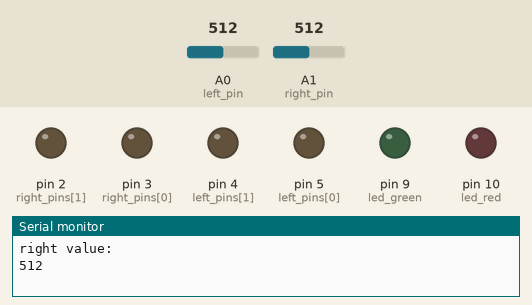
Simulated run of this sketch. Board: Arduino Uno, built with avr-gcc and run on an emulated ATmega328P. Shown: output pins drawn as LEDs (lit = HIGH), the last lines printed to the serial monitor. The inputs (shaded band) are chosen by the test bench; at power-on: A0 (left_pin) = 512, A1 (right_pin) = 512.

Above: at 2.2 s.
2.3 s: A0 (left_pin) set to 157
6.2 s: A0 (left_pin) set to 140
At 10.2 s:
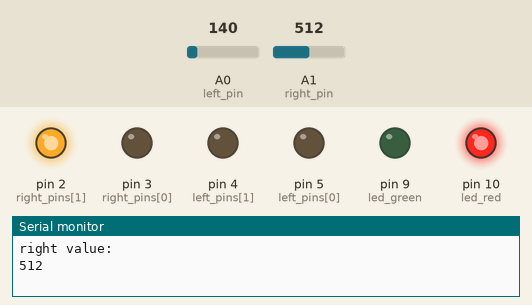
10.5 s: A0 (left_pin) set to 160
At 13.4 s:
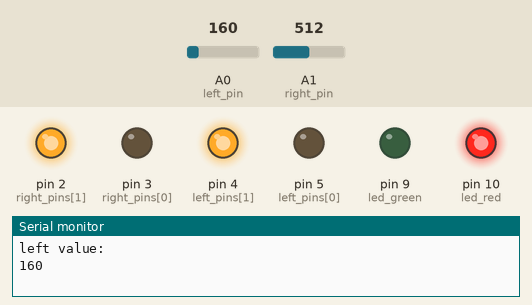
14.5 s: A1 (right_pin) set to 162
18.2 s: A1 (right_pin) set to 136
At 22.0 s:
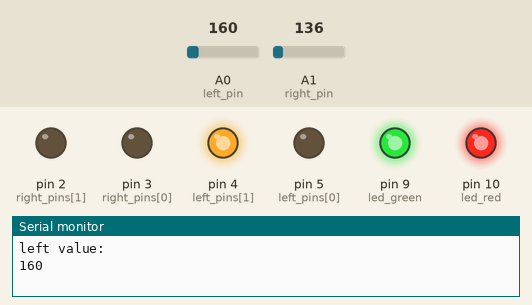
22.5 s: A1 (right_pin) set to 306
At 26.4 s:
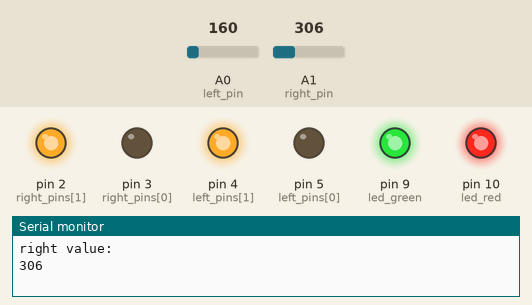
Timing chart, 0 to 27.5 s (numbered marks = the images above; inputs shaded):
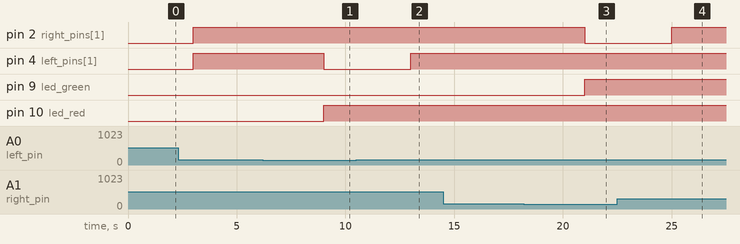

The sketch:

Line_Following.ino
```cpp
/*Using Photo Sensors to Control Differential Steering

white left range: 230-260
white right range: 230-260
left black range: 150-180
right black range: 160-190
red range: 590-620
*/

int left_pins[] = {5,4};
int right_pins[] = {3,2};

int led_red = 10;
int led_green = 9;

const int min_PWM = 64;
const int max_PWM = 128;

const int left_pin = A0;
const int right_pin = A1;
int j = 0;

int threshold = 0;

void setup()
{
  Serial.begin(9600);
  delay(1000);

  for(int i = 0; i < 2; i++)
  {
    pinMode(left_pins[i],OUTPUT);
    pinMode(right_pins[i],OUTPUT);
  }
  pinMode(led_red,OUTPUT);
  pinMode(led_green,OUTPUT);
}

void loop()
{

  int left_val = analogRead(left_pin);
  int right_val = analogRead(right_pin);

  Serial.println("left value: ");
  Serial.println(left_val);
  Serial.println(' ');
  delay(1000);

  Serial.println("right value: ");
  Serial.println(right_val);
  Serial.println(' ');
  delay(1000);

  if(left_val < 150 && right_val > 150)
  {
    digitalWrite(led_red,HIGH);
    Turn_left_off();
  }

  else if(right_val < 150 && left_val > 150)
  {
    digitalWrite(led_green,HIGH);
    Turn_right_off();
  }

  else if(right_val < 150 && left_val < 150)
  {
    j++;
    Serial.print(right_val<150);
    Serial.print(left_val<150);
    Serial.print("I;m gere");
    Serial.print("You have now passed ");
    Serial.print(j);
    Serial.println(" lines");
  }

  else
  {
    Drive_fwd();
  }


}

void Drive_fwd()
{
  Serial.println("Driving Forward");
  digitalWrite(left_pins[0],LOW);
  digitalWrite(left_pins[1],HIGH);
  digitalWrite(right_pins[0],LOW);
  digitalWrite(right_pins[1],HIGH);
}

void Drive_bwd()
{

  digitalWrite(left_pins[0],HIGH);
  digitalWrite(left_pins[1],LOW);
  digitalWrite(right_pins[0],HIGH);
  digitalWrite(right_pins[1],LOW);
  Serial.println("Driving Backward");
}

void Turn_left_off()
{

  digitalWrite(left_pins[0],LOW);
  digitalWrite(left_pins[1],LOW);
  Serial.println("Turning Left off");
}

void Turn_right_off()
{
  digitalWrite(right_pins[0],LOW);
  digitalWrite(right_pins[1],LOW);
  Serial.println("Turning Right off");
}

void STOP()
{
  digitalWrite(left_pins[0],LOW);
  digitalWrite(left_pins[1],LOW);
  digitalWrite(right_pins[0],LOW);
  digitalWrite(right_pins[1],LOW);
  Serial.println("STOPPING!");
}
```

Measured:
- the behaviour switches between 150 and 149 on A0 (left_pin) (found by bisection; images 0 and 1)
- the behaviour switches between 150 and 149 on A1 (right_pin) (found by bisection; images 2 and 3)
- after the input at 6.2 s, pin 4 (left_pins[1]): HIGH → LOW after 2.8 s; pin 10 (led_red): LOW → HIGH after 2.8 s
- after the input at 10.5 s, pin 4 (left_pins[1]): LOW → HIGH after 2.5 s
- after the input at 18.2 s, pin 2 (right_pins[1]): HIGH → LOW after 2.8 s; pin 9 (led_green): LOW → HIGH after 2.8 s
- after the input at 22.5 s, pin 2 (right_pins[1]): LOW → HIGH after 2.5 s
